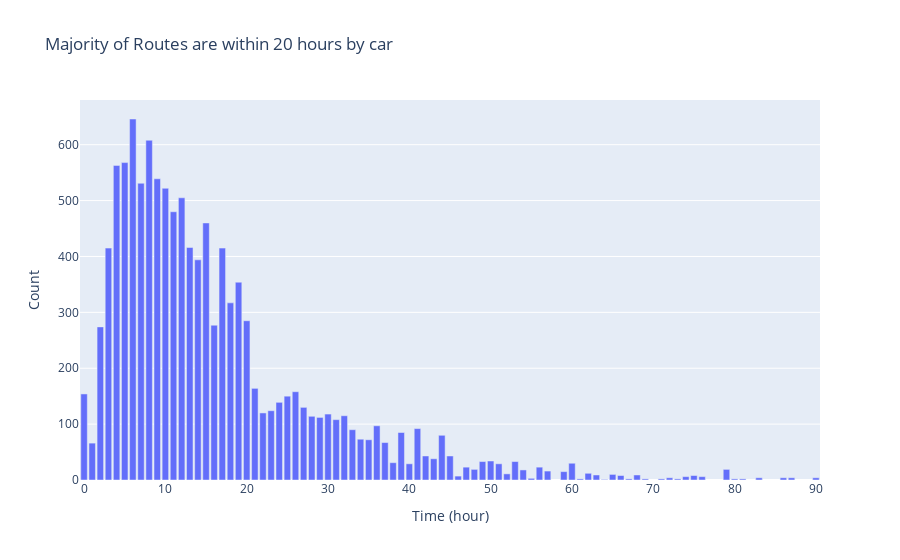
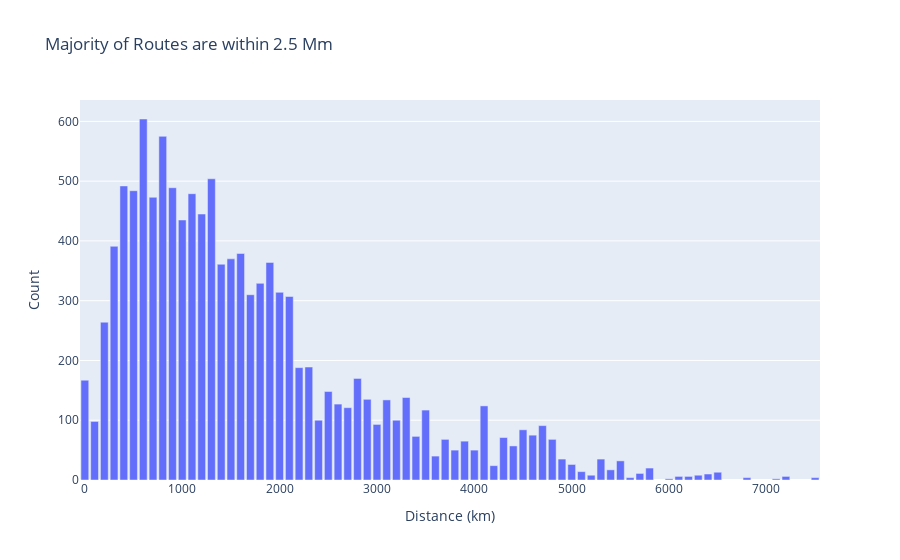

Here is the notebook cell these charts were saved with, in order:
### Code cell
import plotly.express as px

usRoutes = pd.read_csv('../data/usRoutes.csv')

nullVal = r"\N"
usRoutes = usRoutes[usRoutes['meters'] != nullVal]

usRoutes['meters'] = usRoutes['meters'].astype(int)
usRoutes['seconds'] = usRoutes['seconds'].astype(int)

usRoutes['hours'] = round(usRoutes['seconds']/3600, 0)

usRoutes['countVal'] = 1
usRoutesHours = usRoutes.groupby('hours')['countVal'].sum()
usRoutesHours = pd.DataFrame(usRoutesHours)
usRoutesHours = usRoutesHours.reset_index()

fig = px.bar(usRoutesHours, x='hours', y='countVal',
              labels = {
                  'countVal': "Count",
                  'hours': 'Time (hour)'
              },
              title = "Majority of Routes are within 20 hours by car")
fig.show()

usRoutes['km'] = round(usRoutes['meters']/1000, -2)
usRoutesKM = usRoutes.groupby('km')['countVal'].sum()
usRoutesKM = pd.DataFrame(usRoutesKM)
usRoutesKM = usRoutesKM.reset_index()

fig2 = px.bar(usRoutesKM, x = 'km', y = 'countVal',
              labels = {
                  'countVal': "Count",
                  'km': 'Distance (km)'
              },
              title = "Majority of Routes are within 2.5 Mm")
fig2.show()

### Figure 1 — Plotly figure (JSON) as saved in the notebook; plotly's stock layout.template omitted (floating-point values rounded to 4 significant figures)
{"data": [{"hovertemplate": "Time (hour)=%{x}<br>Count=%{y}<extra></extra>", "legendgroup": "", "marker": {"color": "#636efa", "pattern": {"shape": ""}}, "name": "", "orientation": "v", "showlegend": false, "textposition": "auto", "type": "bar", "x": [0.0, 1.0, 2.0, 3.0, 4.0, 5.0, 6.0, 7.0, 8.0, 9.0, 10.0, 11.0, 12.0, 13.0, 14.0, 15.0, 16.0, 17.0, 18.0, 19.0, 20.0, 21.0, 22.0, 23.0, 24.0, 25.0, 26.0, 27.0, 28.0, 29.0, 30.0, 31.0, 32.0, 33.0, 34.0, 35.0, 36.0, 37.0, 38.0, 39.0, 40.0, 41.0, 42.0, 43.0, 44.0, 45.0, 46.0, 47.0, 48.0, 49.0, 50.0, 51.0, 52.0, 53.0, 54.0, 55.0, 56.0, 57.0, 59.0, 60.0, 61.0, 62.0, 63.0, 64.0, 65.0, 66.0, 67.0, 68.0, 69.0, 71.0, 72.0, 73.0, 74.0, 75.0, 76.0, 79.0, 80.0, 81.0, 83.0, 86.0, 87.0, 90.0], "xaxis": "x", "y": [154, 66, 274, 415, 563, 568, 646, 531, 608, 539, 522, 480, 505, 416, 394, 460, 277, 415, 317, 354, 285, 164, 120, 124, 139, 150, 158, 130, 114, 112, 118, 108, 115, 90, 73, 72, 97, 67, 31, 85, 29, 92, 43, 38, 80, 43, 7, 23, 19, 33, 34, 29, 11, 33, 18, 3, 23, 16, 15, 30, 2, 12, 9, 1, 10, 8, 2, 9, 2, 2, 4, 2, 6, 8, 6, 19, 2, 2, 4, 4, 4, 4], "yaxis": "y"}], "layout": {"barmode": "relative", "legend": {"tracegroupgap": 0}, "title": {"text": "Majority of Routes are within 20 hours by car"}, "xaxis": {"anchor": "y", "domain": [0, 1], "title": {"text": "Time (hour)"}}, "yaxis": {"anchor": "x", "domain": [0, 1], "title": {"text": "Count"}}}}

### Figure 2 — Plotly figure (JSON) as saved in the notebook; plotly's stock layout.template omitted (floating-point values rounded to 4 significant figures)
{"data": [{"hovertemplate": "Distance (km)=%{x}<br>Count=%{y}<extra></extra>", "legendgroup": "", "marker": {"color": "#636efa", "pattern": {"shape": ""}}, "name": "", "orientation": "v", "showlegend": false, "textposition": "auto", "type": "bar", "x": [0.0, 100.0, 200.0, 300.0, 400.0, 500.0, 600.0, 700.0, 800.0, 900.0, 1000.0, 1100.0, 1200.0, 1300.0, 1400.0, 1500.0, 1600.0, 1700.0, 1800.0, 1900.0, 2000.0, 2100.0, 2200.0, 2300.0, 2400.0, 2500.0, 2600.0, 2700.0, 2800.0, 2900.0, 3000.0, 3100.0, 3200.0, 3300.0, 3400.0, 3500.0, 3600.0, 3700.0, 3800.0, 3900.0, 4000.0, 4100.0, 4200.0, 4300.0, 4400.0, 4500.0, 4600.0, 4700.0, 4800.0, 4900.0, 5000.0, 5100.0, 5200.0, 5300.0, 5400.0, 5500.0, 5600.0, 5700.0, 5800.0, 6000.0, 6100.0, 6200.0, 6300.0, 6400.0, 6500.0, 6800.0, 7100.0, 7200.0, 7500.0], "xaxis": "x", "y": [167, 98, 264, 391, 492, 484, 604, 473, 575, 489, 435, 479, 445, 504, 361, 370, 379, 310, 329, 364, 314, 307, 188, 189, 100, 148, 127, 121, 170, 135, 93, 134, 100, 138, 73, 117, 40, 68, 50, 65, 50, 124, 24, 71, 57, 84, 75, 91, 68, 35, 26, 14, 8, 35, 17, 32, 4, 11, 20, 2, 6, 6, 8, 10, 13, 4, 2, 6, 4], "yaxis": "y"}], "layout": {"barmode": "relative", "legend": {"tracegroupgap": 0}, "title": {"text": "Majority of Routes are within 2.5 Mm"}, "xaxis": {"anchor": "y", "domain": [0, 1], "title": {"text": "Distance (km)"}}, "yaxis": {"anchor": "x", "domain": [0, 1], "title": {"text": "Count"}}}}
